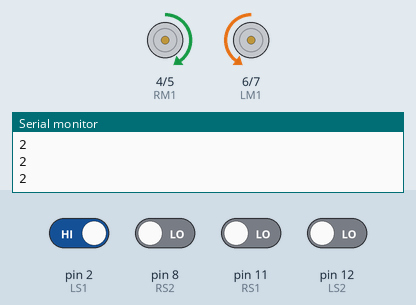
The sketch below on a simulated Arduino Uno, built with avr-gcc and run on an emulated ATmega328P. Parts: motor-driver pin pairs drawn as motors (green arrow = first pin HIGH = forward, orange = second pin HIGH = backward, longer = more drive, scaled by the enable pin), the last lines printed to the serial monitor. The test bench sets the inputs (shaded band); at power-on: pin 2 (LS1) HIGH, pin 8 (RS2), pin 11 (RS1), pin 12 (LS2) LOW.

Above: at 1.2 s.
1.3 s: pin 12 (LS2) driven HIGH
At 2.1 s:
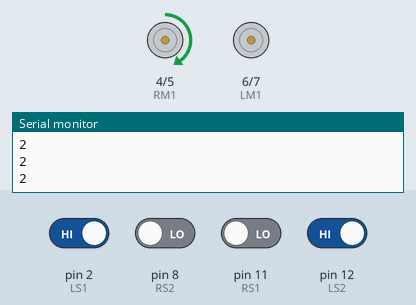
2.8 s: pin 12 (LS2) driven LOW
At 3.5 s:
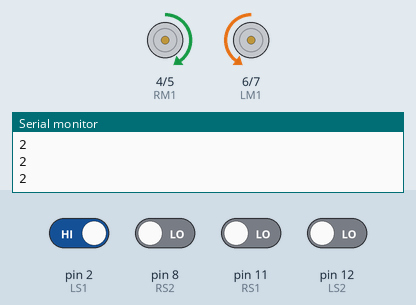
4.3 s: pin 2 (LS1) driven LOW and pin 8 (RS2) driven HIGH
At 4.7 s:
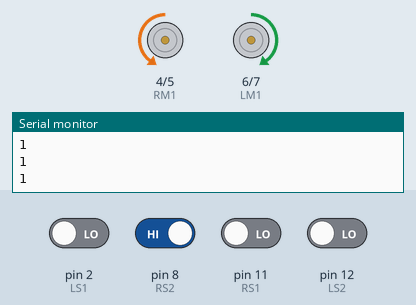
5.8 s: pin 11 (RS1) driven HIGH
At 7.0 s:
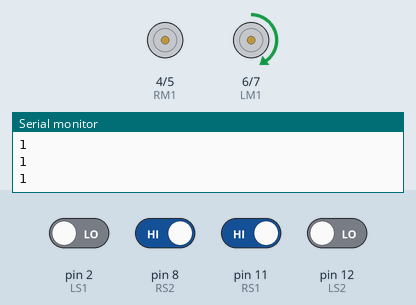
7.3 s: pin 11 (RS1) driven LOW
At 8.5 s:
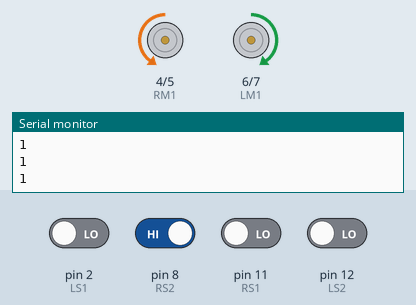
Timing chart, 0 to 9.8 s (numbered marks = the images above; inputs shaded):
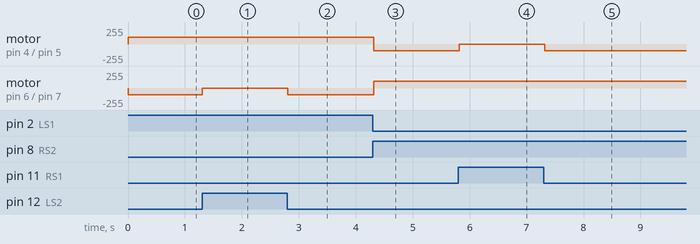

Measured:
- after the input at 1.3 s, motor on pin 6 (LM1) / pin 7 (LM2): backward 100/255 → stopped at once
- after the input at 2.8 s, motor on pin 6 (LM1) / pin 7 (LM2): stopped → backward 100/255 at once
- after the input at 4.3 s, motor on pin 4 (RM1) / pin 5 (RM2): forward 100/255 → backward 100/255 at once; motor on pin 6 (LM1) / pin 7 (LM2): backward 100/255 → forward 100/255 at once
- after the input at 5.8 s, motor on pin 4 (RM1) / pin 5 (RM2): backward 100/255 → stopped at once
- after the input at 7.3 s, motor on pin 4 (RM1) / pin 5 (RM2): stopped → backward 100/255 at once

The sketch:

4SensorLineTrackingCar.ino
```cpp
//test
#include <SimpleTimer.h>

/*-------เซนเซอร์ร์หน้า------*/
int LS1 = 2;
int LS2  = 12;
int RS1 = 11;
int RS2  = 8;

int BL1 = A0;
int BR1 = A1;

//int LoadSensor1 = A7;

/*-------definning Outputs------*/
int LM1 =  6;       // left motor
int LM2 =  7;       // left motor
int RM1 =  4;       // right motor
int RM2 =  5;       // right motor

/*-------PWM ควบคุมความเร็วมอเตอร์-----*/
int PWM1 = 10;    // PWM left motor
int PWM2 = 3;    // PWM right motor
int LowSpeed =70;  // Speed PWM สามารถปรับความเร็วได้ถึง 255
int MediumSpeed = 100;

//int Outline;
//int timers1;

int DLS1;
int DLS2;
int DRS1;
int DRS2;
int BLS1;
int BRS1;

//int LoadCheck1;
//int StationStatus;
//int trackpoint;

int DriveStatus;
int TurnLogic;
SimpleTimer timer;

void setup()
{
  Serial.begin(9600);

  pinMode(LS1, INPUT);
  pinMode(RS1, INPUT);
  pinMode(LS2, INPUT);
  pinMode(RS2, INPUT);
  pinMode(LM1, OUTPUT);
  pinMode(LM2, OUTPUT);
  pinMode(RM1, OUTPUT);
  pinMode(RM2, OUTPUT);
  pinMode(PWM1, OUTPUT);
  pinMode(PWM2, OUTPUT);

  pinMode(BL1, INPUT);
  pinMode(BR1, INPUT);
  DriveStatus = 0;
  TurnLogic == 0;
 //timer.setInterval(10,Trackingline);      //  track เส้นทุกๆ 10 msec
 //timer.setInterval(1000, Monitorsensor);   //  monitor เส้นทุกๆ 1 second

}

void loop()
{
  Trackingline();
  Serial.println(TurnLogic);
  MotorAction();
  delay(50);
}

void Trackingline()
{
  DLS1 = digitalRead(LS1);
  DLS2 = digitalRead(LS2);
  DRS1 = digitalRead(RS1);
  DRS2 = digitalRead(RS2);

  /*switch (TurnLogic){
    case 1:
      if ( (DLS1 == 0) && (DLS2 == 1) && (DRS1 == 1) && (DRS2 == 0) )   // Forward
        {
          analogWrite(PWM1, LowSpeed);
          analogWrite(PWM2, LowSpeed);
          Forward();
        }

      else if( (DLS1 == 0) && (DLS2 == 0) && (DRS1 == 1) && (DRS2 == 0) )   // Forward
        {
          analogWrite(PWM1, LowSpeed);
          analogWrite(PWM2, LowSpeed);
          Forward();
        }

      else if ( (DLS1 == 0) && (DLS2 == 1) && (DRS1 == 0) && (DRS2 == 0) )   // Forward
        {
          analogWrite(PWM1, LowSpeed);
          analogWrite(PWM2, LowSpeed);
          Forward();
        }

      else if ( (DLS1 == 1) && (DLS2 == 0) && (DRS1== 0) && (DRS2 == 0) )    // Turn Left
        {
          analogWrite(PWM1, LowSpeed);
          analogWrite(PWM2, LowSpeed);
          TurnLeft();
        }

      else if ( (DLS1 == 1) && (DLS2 == 1) && (DRS1== 0) && (DRS2 == 0) )    // Turn Left
        {
          analogWrite(PWM1, LowSpeed);
          analogWrite(PWM2, LowSpeed);
          TurnLeft();
        }

      else if ( (DLS1 == 1) && (DLS2 == 1) && (DRS1== 1) && (DRS2 == 0) )    // Rotate Left
        {
          analogWrite(PWM1, MediumSpeed);
          analogWrite(PWM2, MediumSpeed);
          RotateLeft;
          TurnLogic=2;

          //delay(100);
          //RotateLeft();
          //delay(500);
         }

      else if ( (DLS1 == 0) && (DLS2 == 0) && (DRS1== 0) && (DRS2 == 1) )    // Turn Right
         {
          analogWrite(PWM1, LowSpeed);
          analogWrite(PWM2, LowSpeed);
          TurnRight();
          }

      else if ( (DLS1 == 0) && (DLS2 == 0) && (DRS1== 1) && (DRS2 == 1) )    // Turn Right
         {
          analogWrite(PWM1, LowSpeed);
          analogWrite(PWM2, LowSpeed);
          TurnRight();
         }

      else if ( (DLS1 == 0) && (DLS2 == 1) && (DRS1== 1) && (DRS2 == 1) )    // Rotate Right
         {
          analogWrite(PWM1, MediumSpeed);
          analogWrite(PWM2, MediumSpeed);
          RotateRight();
          TurnLogic=2;

          //delay(100);
          //RotateRight();
          //delay(500);
         }

      else // Stop Car
         {
          StopCar();
         }
    default:
      if ( (DLS1 == 0) && (DLS2 == 1) && (DRS1 == 1) && (DRS2 == 0) )   // Forward
        {
          analogWrite(PWM1, LowSpeed);
          analogWrite(PWM2, LowSpeed);
          Forward();
          TurnLogic=1;
        }
       else
        {
          TurnLogic=2;
        }


    }*/
      if ( (DLS1 == 0) && (DLS2 == 1) && (DRS1 == 1) && (DRS2 == 0) )   //  Forward
        {
          DriveStatus = 1;
          TurnLogic == 0;
        }
      else if ( (DLS1 == 0) && (DLS2 == 0) && (DRS1== 1) && (DRS2 == 1) )    //
        {
          DriveStatus = 1;
          TurnLogic == 0;
        }
      else if ( (DLS1 == 1) && (DLS2 == 1) && (DRS1== 0) && (DRS2 == 0) )    //
        {
          DriveStatus = 1;
          TurnLogic == 0;
        }
      else if ( (DLS1 == 0) && (DLS2 == 0) && (DRS1== 0) && (DRS2 == 1) )    // Rotate right
        {
          DriveStatus = 2;
          TurnLogic = 1;
        }
      else if ( (DLS1 == 1) && (DLS2 == 0) && (DRS1== 0) && (DRS2 == 0) )    // Rotate Left
        {
          DriveStatus = 2;
          TurnLogic = 2;
        }
      else
        {
          ;
        }
}

void MotorAction()
{
  if ( DriveStatus == 1 )
    {
      if ( (DLS1 == 0) && (DLS2 == 1) && (DRS1 == 1) && (DRS2 == 0) )   //  Forward
        {
          analogWrite(PWM1, LowSpeed);
          analogWrite(PWM2, LowSpeed);
          Forward();
        }
      else if ( (DLS1 == 0) && (DLS2 == 0) && (DRS1== 1) && (DRS2 == 1) )    //  TurnRight
        {
          analogWrite(PWM1, MediumSpeed);
          analogWrite(PWM2, MediumSpeed);
          TurnRight();
        }
      else if ( (DLS1 == 1) && (DLS2 == 1) && (DRS1== 0) && (DRS2 == 0) )    // TurnLeft
        {
          analogWrite(PWM1, MediumSpeed);
          analogWrite(PWM2, MediumSpeed);
          TurnLeft();
      }

    }
  else if ( DriveStatus == 2)
    {
      if ( (DLS1 == 0) && (DLS2 == 1) && (DRS1 == 1) && (DRS2 == 0) )   //
       {
          DriveStatus = 1;
       }
      else if ( TurnLogic == 1)   //
       {
          analogWrite(PWM1, MediumSpeed);
          analogWrite(PWM2, MediumSpeed);
          RotateRight();
       }
      else if ( TurnLogic == 2 )   //
       {
          analogWrite(PWM1, MediumSpeed);
          analogWrite(PWM2, MediumSpeed);
          RotateLeft();
       }
    }
  else
    {
      StopCar();
    }
}

/*-------สำหรับการ debug ------*/
void Monitorsensor()
{
//LoadCheck1 = analogRead(LoadSensor1);
//Serial.print("LoadCheck1: ");
Serial.println(TurnLogic);
BLS1 = analogRead(BL1);
BRS1 = analogRead(BR1);
Serial.print("BLS1: ");
Serial.println(BLS1);
Serial.print("BRS1: ");
Serial.println(BRS1);

//Serial.print("Outline: ");
//Serial.println(Outline);
//Serial.print("Sensor = " + LS1 + " " + LS2 + " " + RS1 + " " + RS2);
Serial.print(" ");
Serial.print("DLS1: ");
Serial.println(DLS1);
Serial.print("DLS2: ");
Serial.println(DLS2);
Serial.print("DRS1: ");
Serial.println(DRS1);
Serial.print("DRS2: ");
Serial.println(DRS2);
Serial.print(" ");
Serial.print(" ");
Serial.print(" ");
}

/*-------ฟังชั่นการวิ่ง------*/
void RotateRight()
{
    digitalWrite(LM1, HIGH);
    digitalWrite(LM2, LOW);
    digitalWrite(RM1, LOW);
    digitalWrite(RM2, HIGH);
}

void RotateLeft()
{
    digitalWrite(LM1, LOW);
    digitalWrite(LM2, HIGH);
    digitalWrite(RM1, HIGH);
    digitalWrite(RM2, LOW);
}

void TurnRight()
{
    digitalWrite(LM1, HIGH);
    digitalWrite(LM2, LOW);
    digitalWrite(RM1, LOW);
    digitalWrite(RM2, LOW);
}


void TurnLeft()
{
    digitalWrite(LM1, LOW);
    digitalWrite(LM2, LOW);
    digitalWrite(RM1, HIGH);
    digitalWrite(RM2, LOW);
}


void Forward()
{
    digitalWrite(LM1, HIGH);
    digitalWrite(LM2, LOW);
    digitalWrite(RM1, HIGH);
    digitalWrite(RM2, LOW);
}


void StopCar()
{
    digitalWrite(LM1, LOW);
    digitalWrite(LM2, LOW);
    digitalWrite(RM1, LOW);
    digitalWrite(RM2, LOW);
}
```
